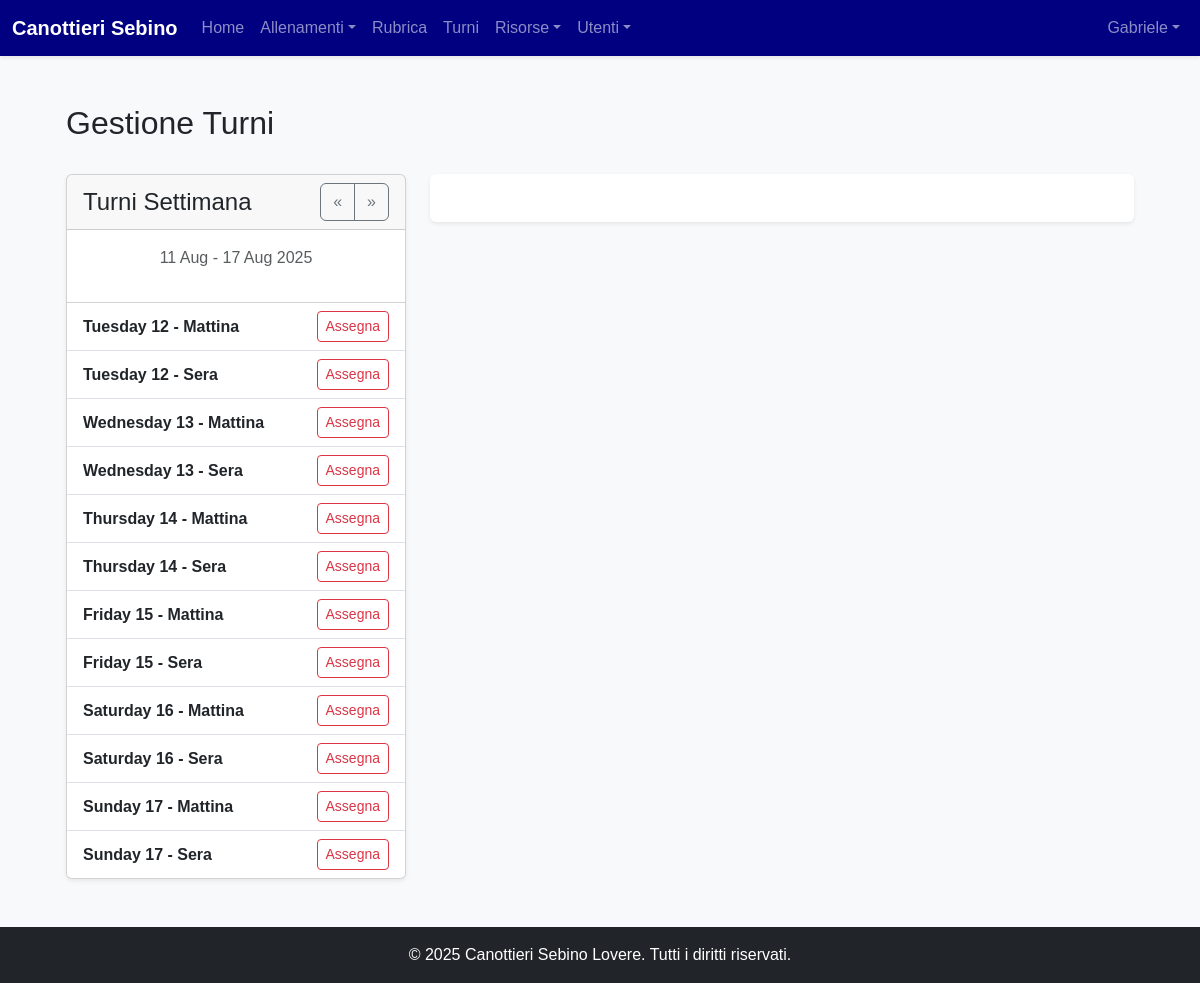
The app's page /turni (signed in), older data.
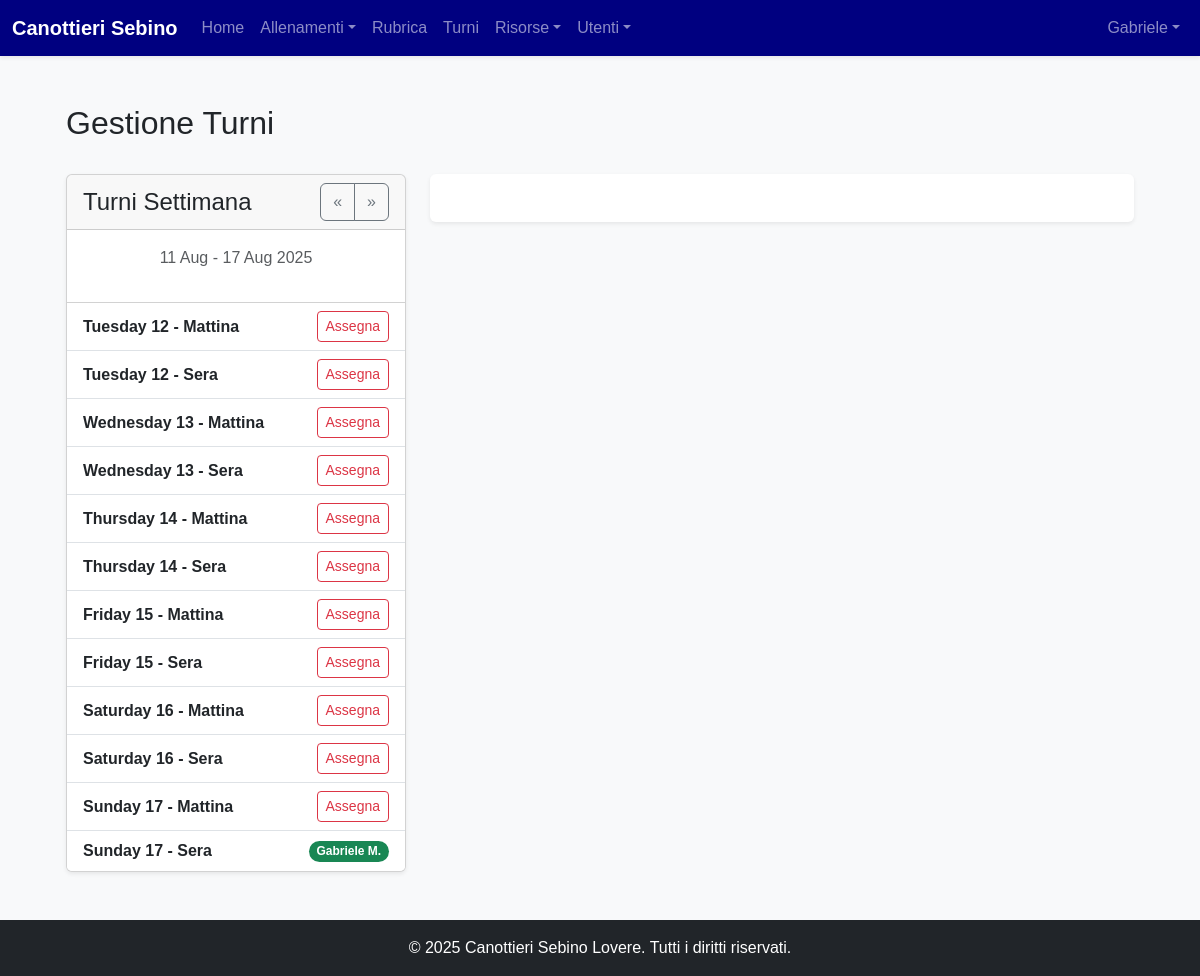
The same page, newer data.
### models.py (models this page shows, shortened)
class Turno(Base):
    __tablename__ = "turni"
    id = Column(Integer, primary_key=True, index=True)
    data = Column(Date, nullable=False, index=True)
    fascia_oraria = Column(String, nullable=False)
    user_id = Column(Integer, ForeignKey('users.id'), nullable=True)
    user = relationship("User", back_populates="turni")

class User(Base):
    __tablename__ = "users"
    id = Column(Integer, primary_key=True, index=True)
    username = Column(String, unique=True, index=True, nullable=False)
    hashed_password = Column(String, nullable=False)
    first_name = Column(String, nullable=False)
    last_name = Column(String, nullable=False)
    email = Column(String, unique=True, index=True)
    phone_number = Column(String)
    date_of_birth = Column(Date)
    tax_code = Column(String, unique=True)
    enrollment_year = Column(Integer)
    membership_date = Column(Date)
    certificate_expiration = Column(Date)
    address = Column(String)
    manual_category = Column(String, nullable=True)
    roles = relationship("Role", secondary=user_roles, back_populates="users")
    tags = relationship("Tag", secondary=user_tags, back_populates="users")
    barche_assegnate = relationship("Barca", secondary=barca_atleti_association, back_populates="atleti_assegnati")
    schede_pesi = relationship("SchedaPesi", back_populates="atleta")
    turni = relationship("Turno", back_populates="user")
    allenamenti_seguiti = relationship("Allenamento", secondary=allenamento_coach_association, back_populates="coaches")

### routers/trainings.py (the view)
@router.get("/turni", response_class=HTMLResponse)
async def view_turni(request: Request, db: Session = Depends(get_db), admin_user: models.User = Depends(get_current_admin_user), week_offset: int = 0):
    today = date.today() + timedelta(weeks=week_offset)
    start_of_week, end_of_week = today - timedelta(days=today.weekday()), today - timedelta(days=today.weekday()) + timedelta(days=6)
    allenatori = db.query(models.User).join(models.User.roles).filter(models.Role.name == 'allenatore').all()
    turni = db.query(models.Turno).filter(models.Turno.data.between(start_of_week, end_of_week)).order_by(models.Turno.data, models.Turno.fascia_oraria).all()
    return templates.TemplateResponse("turni.html", {"request": request, "current_user": admin_user, "allenatori": allenatori, "turni": turni, "week_offset": week_offset, "week_start": start_of_week, "week_end": end_of_week})

### templates/turni.html (shortened to what this page needs)
{% extends "layouts/_base.html" %}
{% block content %}
<div class="container-fluid p-4">
    <div class="d-flex justify-content-between align-items-center mb-4">
        <h1 class="h2">Gestione Turni</h1>
    </div>
    <div class="row g-4">
        <div class="col-lg-4">
            <div class="card shadow-sm">
                <div class="card-header d-flex justify-content-between align-items-center">
                    <h4 class="mb-0">Turni Settimana</h4>
                    <div class="btn-group">
                        <a href="/turni?week_offset={{ week_offset - 1 }}" class="btn btn-outline-secondary">&laquo;</a>
                        <a href="/turni?week_offset={{ week_offset + 1 }}" class="btn btn-outline-secondary">&raquo;</a>
                    </div>
                </div>
                <div class="card-body">
                    <p class="text-center text-muted">
                        {{ week_start.strftime('%d %b') }} - {{ week_end.strftime('%d %b %Y') }}
                    </p>
                </div>
                <div class="list-group list-group-flush">
                    {% for turno in turni %}
                        <div class="list-group-item d-flex justify-content-between align-items-center">
                            <div>
                                <div class="fw-bold">{{ turno.data.strftime('%A %d') }} - {{ turno.fascia_oraria }}</div>
                            </div>
                            {% if turno.user %}
                                <span class="badge rounded-pill" style="background-color: #198754;">{{ turno.user.first_name }} {{ turno.user.last_name[0] }}.</span>
                            {% else %}
                                <button class="btn btn-sm btn-outline-danger assign-btn"
                                        data-bs-toggle="modal"
                                        data-bs-target="#assignTurnoModal"
                                        data-turno-id="{{ turno.id }}"
                                        data-turno-info="{{ turno.data.strftime('%d/%m/%Y') }} ({{ turno.fascia_oraria }})">
                                    Assegna
                                </button>
                            {% endif %}
                        </div>
                    {% else %}
                        <div class="list-group-item">Nessun turno in questa settimana.</div>
                    {% endfor %}
                </div>
            </div>
        </div>
        <div class="col-lg-8">
            <div id="calendar" class="bg-white p-4 rounded shadow-sm"></div>
        </div>
    </div>
</div>
{% endblock %}

Row changes from the older to the newer data that the page shows:
changed Turno: user.first_name (not shown) → "Gabriele"; user (not shown) → "M"; text "Assegna" → "."
